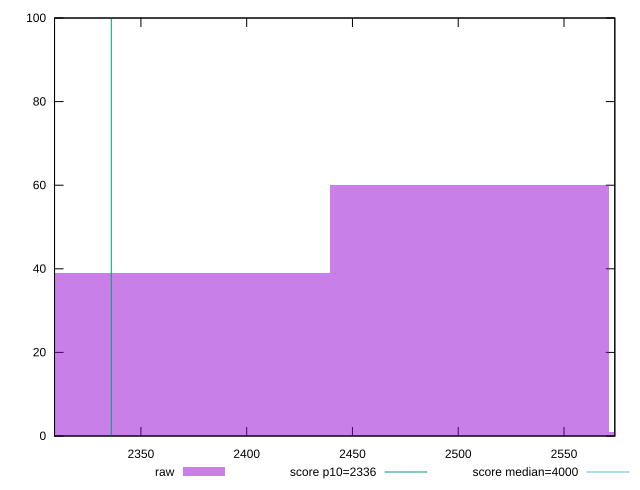

Reproduce this figure in gnuplot.
reset

$raw <<EOF
2373.580045210068 39
2505.445603277294 60
2637.31116134452 1
EOF

set key outside below
set boxwidth 131.865558067226
set xrange [2309.1675000000005:2574.0225]
set yrange [0:100]
set trange [0:100]
set style fill transparent solid 0.5 noborder

set parametric
set terminal svg size 640, 490 enhanced background rgb 'white'
set output "report_00025_2021-02-22T21:38:55.199Z/first-meaningful-paint/samples/pages+cached+noadtech+nomedia/raw/histogram.svg"

plot $raw title "raw" with boxes, \
     2336,t title "score p10=2336", \
     4000,t title "score median=4000"

reset
